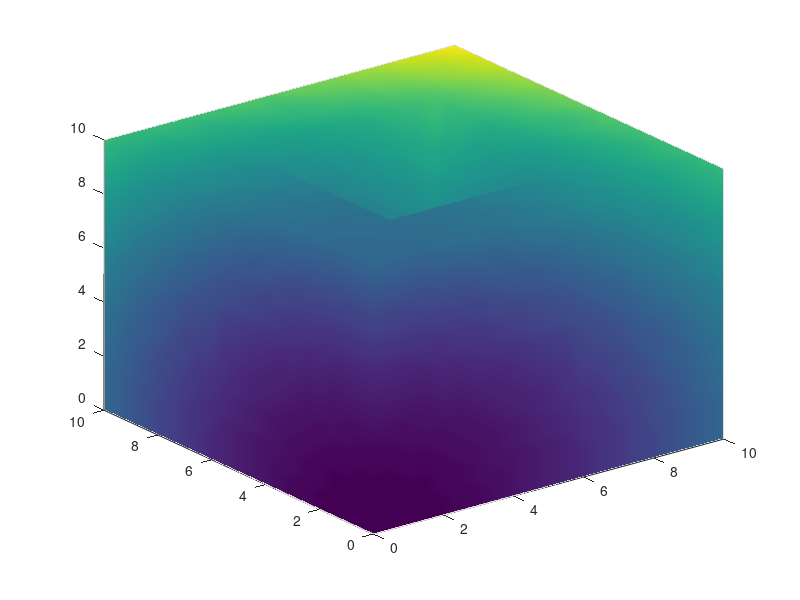

The MATLAB source for this figure: (Note: this script raises an error after producing the figure.)
clear;clc;
[x,y,z] = meshgrid(0:.5:10,0:.5:10,0:.5:10);
c = x.^2+y.^2+z.^2;
xs = 0:0.5:10;
ys = xs;
zs = xs;
c(7:15,7:15,13:21)=NaN;
h = slice(x,y,z,c,xs,ys,zs);
set(h,'FaceColor','interp',...
    'EdgeColor','none')
camproj perspective
box on
view(-70,70)
colormap hsv
colorbar